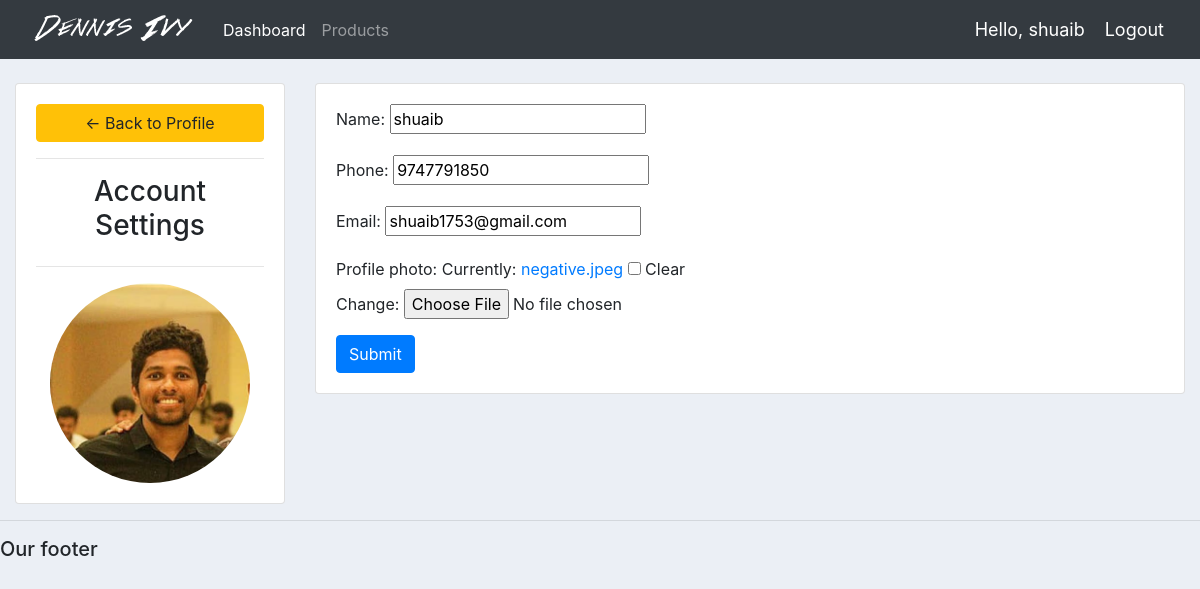
The app's page /account/ (signed in) with its own data.
### accounts/models.py (models this page shows, shortened)
class Customer(models.Model):
    user = models.OneToOneField(User,null=True, on_delete=models.CASCADE)
    name = models.CharField(max_length=200, null=True)
    phone = models.CharField(max_length=200, null=True)
    email = models.CharField(max_length=200, null=True)
    profile_photo = models.ImageField(default="profile1.png", null=True, blank=True)
    date_created = models.DateTimeField(auto_now_add=True, null=True)

### accounts/views.py (the view)
# urls.py: path('account/', views.accountSettings, name="account"),
@login_required(login_url='login')
def accountSettings(request):
	customer = request.user.customer
	form = CustomerForm(instance=customer)
	if request.method == 'POST':
		form = CustomerForm(request.POST, request.FILES ,instance=customer)
		if form.is_valid():
			form.save()
	context = {'form':form}
	return render(request, 'accounts/account_settings.html', context)

### accounts/form.py
class CustomerForm(ModelForm):
	class Meta:
		model = Customer
		fields = '__all__'
		exclude = ['user']

### accounts/templates/accounts/account_settings.html (shortened to what this page needs)
{% extends 'accounts/main.html' %} {% load static %} {% block content %}
<br>
<div class="row">
    <div class="col-md-3">
        <div class="card card-body">
            <a class="btn btn-warning" href="{% url 'home' %}"> &#8592; Back to Profile</a>
            <hr>
            <h3 style="text-align: center">Account Settings</h3>
            <hr>
            <img class="profile-pic" src="{{request.user.customer.profile_photo.url}}">
        </div>
    </div>
    <div class="col-md-9">
        <div class="card card-body">
            <form method="POST" action="" enctype="multipart/form-data">
                {% csrf_token %} {{form.as_p}}
                <input class="btn btn-primary" type="submit" name="Update Information">
            </form>
        </div>
    </div>
</div>
{% endblock %}

### accounts/templates/accounts/navbar.html (shortened to what this page needs)
{% load static %}
<nav class="navbar navbar-expand-lg navbar-dark bg-dark">
    <img src="{% static 'images/logo.png' %}">
    <div class="collapse navbar-collapse" id="navbarNav">
        <ul class="navbar-nav">
            {% if request.user.is_staff %}
            <li class="nav-item active">
                <a class="nav-link" href="{% url 'home' %}">Dashboard</a>
            </li>
            <li class="nav-item">
                <a class="nav-link" href="{% url 'products' %}">Products</a>
            </li>
            {% endif %}
        </ul>
    </div>
    <span class="hello-msg">Hello, {{request.user}}</span>
    <span><a  class="hello-msg" href="{% url 'logout' %}">Logout</a></span>
</nav>

### static/css/main.css (style rules this page uses)
body { background-color: #ebeff5; }

### accounts/templates/accounts/navbar.html (style rules this page uses)
.hello-msg { font-size: 18px; color: #fff; margin-right: 20px; }

### accounts/templates/accounts/account_settings.html (style rules this page uses)
.profile-pic { max-width: 200px; max-height: 200px; margin: 0 auto; border-radius: 50%; }

### records on screen
Customer: name "shuaib", phone "9747791850", email "shuaib1753@gmail.com"

### other values on screen
{{ request.user }} "shuaib"
